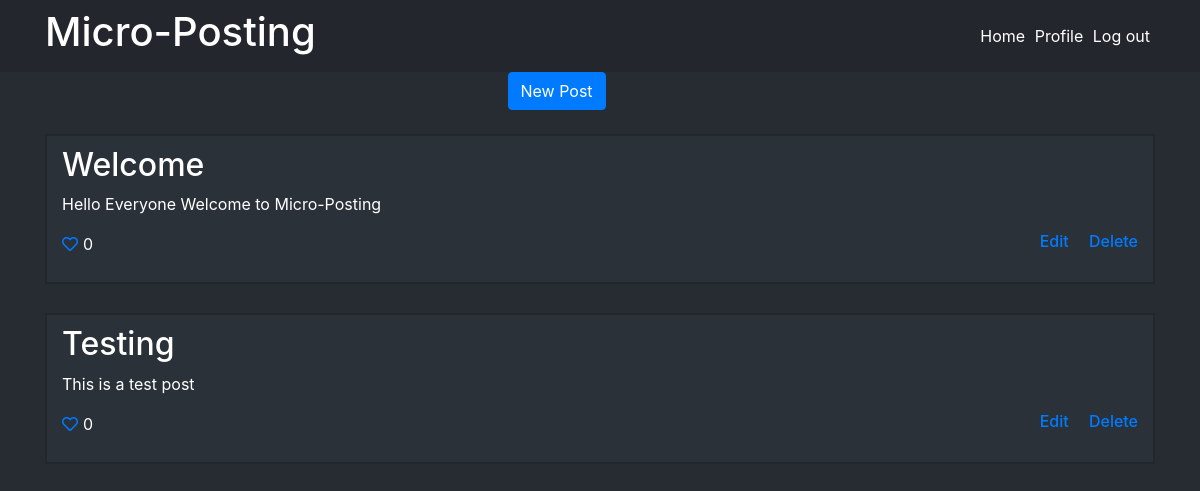
Page / (signed in) on the earlier database version.
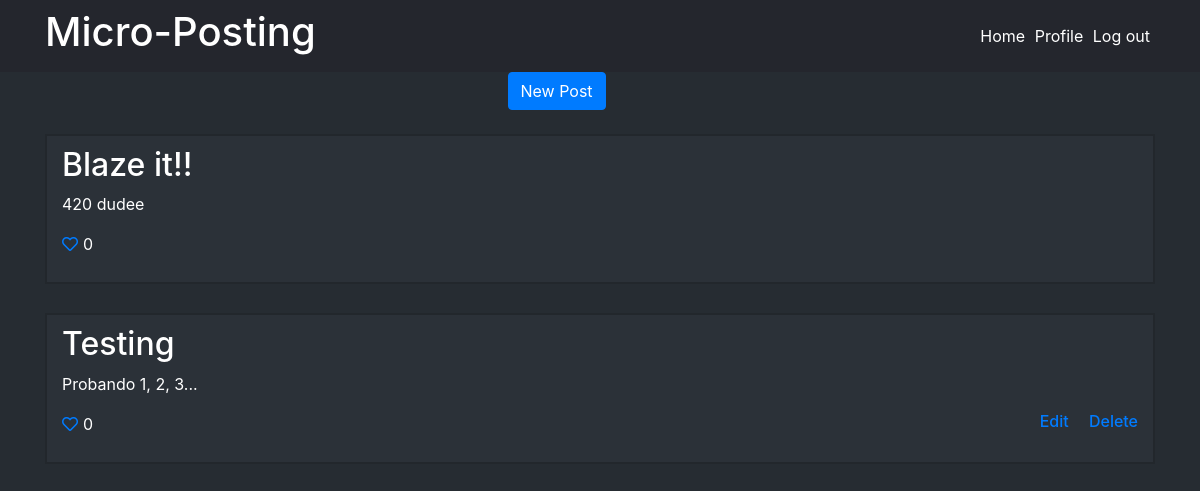
Same page on the later database version.
### app.py (models this page shows)
class Post(db.Model):
	id = db.Column(db.Integer, primary_key = True)
	title = db.Column(db.String)
	body = db.Column(db.Text)
	posted_by = db.Column(db.Integer, db.ForeignKey('user.id'))
	likes = db.relationship('PostLike', backref='post', lazy='dynamic')

### app.py (the view)
@app.route('/')
def index():
	posts = Post.query.order_by(Post.id.desc()).all()
	return render_template("home.html", posts = posts)

### templates/home.html (shortened to what this page needs)
{% extends 'base.html' %}
{% block content %}
	{% if 'user' in session %}
	<a href="{{url_for('post')}}" class="btn btn-primary offset-5"> New Post</a>
		<div id="posts">
			{% for post in posts %}
				<br>
				<div class="post">
					<h2 class="">{{post.title}}</h2>
					<p>{{post.body}}</p>
					{% if session['user'] == post.posted_by %}
					<h6><a href="{{url_for('delete_post', post_id = post.id)}}" class="float-right">&emsp; Delete</a></h6>
					<h6><a href="{{url_for('edit_post', post_id = post.id)}}" class="float-right"> Edit</a></h6>
					{% endif %}
					<p class="likes"><a href="{{url_for('like', post_id = post.id)}}" class="far fa-heart"></a><span style="margin-left: 5px;">{{ post.likes.count() }}</span></p>
				</div>
			{% endfor %}
		</div>
	{% else %}
	<div class="jumbotron">
		<h1 class="text-center">Welcome to Micro-Posting</h1>
		<a href="{{url_for('signup')}}" class="btn btn-lg btn-primary offset-5"> Sign Up</a>
	</div>
	{% endif %}
{% endblock %}

### templates/base.html (shortened to what this page needs)
<!DOCTYPE html>
<html lang="en">
<head>
	<link rel="stylesheet" type="text/css" href="{{url_for('static', filename='css/style.css')}}">
	<link rel="stylesheet" type="text/css" href="{{url_for('static', filename='css/bootstrap.min.css')}}">
	<link rel="stylesheet" href="https://use.fontawesome.com/releases/v5.7.1/css/all.css">
</head>
<body id="body">
	<header id="header" class="navbar navbar-fixed-top navbar-inverse">
		<div class="container">
    		<h1><a href="{{url_for('index')}}">Micro-Posting</a></h1>
    <nav>
          <a href="{{url_for('index')}}" style="display: inline; margin-right: 5px;">Home</a>
          {% if 'user' in session %}
          <a href="{{url_for('show_user')}}" style="display: inline; margin-right: 5px;">Profile</a>
          <a href="{{url_for('logout')}}" style="display: inline; margin-right: 5px;">Log out</a>
          {% else %}
          <a href="{{url_for('login')}}" style="display: inline; margin-right: 5px;">Login</a>
          {% endif %}
    </nav>
  </div>
	</header>
	<div class="container">
	{% block content %}
	{% endblock %}
	</div>
</body>
</html>

### static/css/style.css (style rules this page uses)
#body { background-color: #262c32; color: white; }
#header { background-color: #24262d; }
#header a { color: white; }
#body a { text-decoration: none; }
#posts .post { box-sizing: content-box; border: 2px double #22272c; background-color: #2b3138; margin-bottom: 5px; padding: 10px 15px; }

Differences in the rows shown:
removed Post: title "Welcome", body "Hello Everyone Welcome to Micro-Posting", likes.count "0"
added Post: title "Blaze it!!", body "420 dudee", likes.count "0"
changed Post "Testing": body "This is a test post" → "Probando 1, 2, 3..."
